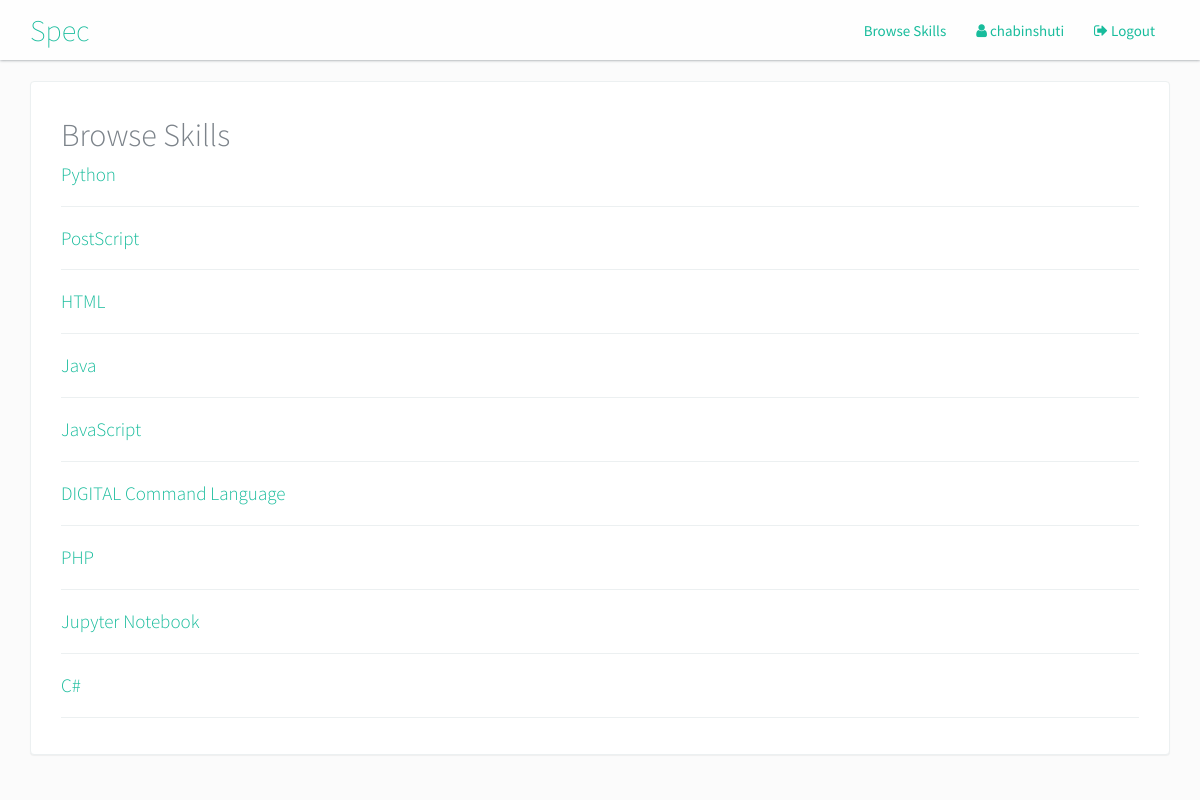
The page /skills/ (signed in) on the database its author committed.
### main/models.py (models this page shows)
class Skill(models.Model):
    name = models.CharField(max_length=255)
    description = models.TextField(default='', null=True)

### specskills/views.py (the view)
class IndexView(ListView):
    template_name = 'skills/index.html'
    context_object_name = 'skills'
    model = Skill
    def get_context_data(self, **kwargs):
        ctx = super(IndexView, self).get_context_data(**kwargs)
        user = self.request.user
        if user:
            ctx['user'] = user
            ctx['profile'] = user.profile
        return ctx

### specskills/templates/skills/index.html
{% extends 'main/layout/base.html' %}
{% block content %}
<div class="container">
    <div class="row">
        <div class="col-md-12">
            <div class="panel panel-default">
                <div class="panel-body">
                    <div class="col-md-12">
                    <h2>Browse Skills</h2>
                    {% if skills|length > 0 %}
                    <div class="skill-list">
                        {% for skill in skills %}
                        <div class="skill-list-item">
                            <h4><a href="{% url 'skills:detail' skill.id %}">{{ skill.name }}</a></h4>
                        </div>
                        <hr>
                        {% endfor %}
                    </div>
                    {% else %}
                    <p><em>No skills found.</em></p>
                    {% endif %}
                    </div>
                </div>
            </div>
        </div>
    </div>
</div>
{% endblock %}

### main/templates/main/layout/base.html (shortened to what this page needs)
{% extends 'main/layout/plain.html' %}
{% block body %}
<nav class="navbar navbar-default">
    <div class="container">
        <div class="navbar-header">
            <a class="navbar-brand logo" href="{% url 'home' %}">Spec</a>
        </div>
        <div class="collapse navbar-collapse">
            <ul class="nav navbar-nav navbar-right">
                <li><a href="{% url 'skills:home' %}">Browse Skills</a></li>
                {% if user and user.is_authenticated %}
                <li><a href="{% url 'profile:projects' user.username %}">
                    <i class="fa fa-user"></i> {{ user.username }}</a></li>
                <li><a href="{% url 'logout' %}"><i class="fa fa-sign-out"></i> Logout</a></li>
                {% else %}
                <li><a href="{% url 'auth' %}">
                    <i class="fa fa-login"></i> Sign In</a></li>
                {% endif %}
            </ul>
        </div>
    </div>
</nav>
{% block content %}{% endblock %}
{% endblock %}

### main/static/css/style.css (style rules this page uses)
body { font-family: 'Source Sans Pro', sans-serif; font-size: 15px; background-color: #fbfbfb; color: #7C838A; }
h1,h2,h4,h5,h6, .h1,.h2,.h3,.h4,.h5,.h6 { font-family: 'Source Sans Pro', sans-serif; font-weight: 300; }
.navbar { border-radius:0px; background: rgba(255,255,255,0.7); box-shadow: 0px 0px 3px; }
.logo { font-weight: lighter; }
.navbar-brand { font-size: 2em; position:relative; top:-5px; }
.logo, a, a:hover, a:visited, a:focus, .navbar-default .navbar-brand, .navbar-default .navbar-brand:focus, .navbar-default .navbar-brand:hover, .navbar-default .navbar-nav>li>a, .navbar-default .navbar-nav>li>a:hover, .navbar-default .navbar-nav>li>a:focus { color: #18bc9c; }

### rows shown on the page
Skill: name "Python"
Skill: name "PostScript"
Skill: name "HTML"
Skill: name "Java"
Skill: name "JavaScript"
Skill: name "DIGITAL Command Language"
Skill: name "PHP"
Skill: name "Jupyter Notebook"
Skill: name "C#"

### other values the page prints
{{ user.username }} "chabinshuti"
